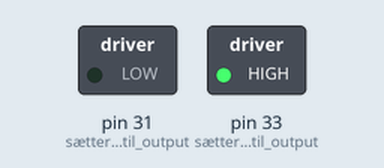
A program run on a simulated Arduino Mega 2560, built with avr-gcc and run on an emulated ATmega2560. Parts: switched loads named in the program (green lamp = pin HIGH). At 0.0 s the program stops and its outputs stay as they are.

Above: at 0.1 s.
Timing chart, 0 to 1.5 s (numbered marks = the images above):
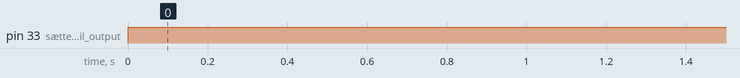

Measured:
- by itself, pin 33 (sætter_pin_33_til_output): LOW → HIGH at 0.00 s

The program:

main.cpp
```cpp
#include "Motor_module.hpp"
#include "Slave_Array_Read.hpp"
#include <Arduino.h>
#include <avr/io.h>

int main()
{


// up 1,0,0,1,1,0,0,1,0,1,0,1,0,1,0,1
// Before 1,1,1,0,1,0,0,1,0,1,1,0,0,1
    int inArrayUp[35] = { 1,1,1,0,1,0,0,1,0,1,1,0,0,1,1,0,0,1,1,0,0,1,0,1,0,1,0,1,0,1,1,0,0,0,0 };
   int inArrayDown[35] = { 1,1,1,0,1,0,0,1,0,1,1,0,0,1,0,1,1,0,0,1,1,0,1,0,1,0,1,0,1,0,1,0,0,0,0};

    Serial.begin(9600); // sætter Baudrate
    pinMode(33, OUTPUT); // sætter pin 33 til output til on
    pinMode(31, OUTPUT); // sætter pin 31 til output til retning
    Slave_Array_Read test;


    for(;;)
    {

        test.FunctionsValidateCall(inArrayUp);

    }

}
```

Motor_module.hpp
```cpp
#pragma once

class Motor_module
{
public:
    Motor_module(); // constructor

    // Funktioner herunder
    void rollDown();
    void rollUp();
    void stop();
};
```

Motor_module.cpp
```cpp
#include "Motor_module.hpp"
#include <Arduino.h>
#include <avr/io.h>


 Motor_module::Motor_module()
 {

 }

void Motor_module::rollDown()
    {
        digitalWrite(33, HIGH); // tænder motor
        digitalWrite(31, HIGH); // gardin 1. retning
    }

void Motor_module::rollUp()
    {
        digitalWrite(33, HIGH); // Tænder
        digitalWrite(31, LOW); // gardin 2. retning
    }

void Motor_module::stop()
{
  digitalWrite(33, LOW); // slukker motor
}
```

Slave_Array_read.cpp
```cpp
#include "Slave_Array_Read.hpp"
#include "Motor_module.hpp"
#include <avr/io.h>
#include <Arduino.h>


/*
d. 13-12-2021
author: 1. version Julie
author: 2. version Elisabeth, Andreas
*/

Slave_Array_Read::Slave_Array_Read()
{
}

bool Slave_Array_Read::StartSekvensValidate(int arrayIn[])
{
	int match = 0;

	for (int i = 0; i <= 3; i++)	// tjekker startbit sekvens er ens
	{
		if (arrayIn[i] == curtain[i])
		{
			match++;
		}
	}
	if (match == 4)
	{
		return true;
	}
	else
	{
return false;
	}
}

bool Slave_Array_Read::AdresseSekvensValidate(int arrayIn[])
{
	int match = 0;
	int match_stop = 0;
	if (StartSekvensValidate(arrayIn) == true)	//hvis start sekvens er ens, gÂr den ned i det her loop og tjekker
	{
		for (int j = 4; j <= 11; j++)
		{
			if (arrayIn[j] == curtain[j])
			{
				match++;
			}

		}
		for (int j = 4; j <= 11; j++)
		{
			if (arrayIn[j] == curtain[j])
			{
				match_stop++;
			}

		}
		if (match == 8)
		{
			return true;
		}
		if (match_stop == 8)
		{
			return true;
		}
		else
		{
			return false;
		}
	}
}

void Slave_Array_Read::FunctionsValidateCall(int arrayIn[])
{
	Motor_module A;
	if (StartSekvensValidate(arrayIn) == true)
	{
		if (AdresseSekvensValidate(arrayIn) == true)
		{
			 //digitalWrite(33, HIGH); // tænder motor
			int counter_rollUp = 0;
			int counter_rollDown = 0;
			int counter_stop = 0;
			for (int x = 15; x <= 30; x++)
			{
				if (rollUp[x] == arrayIn[x])
				{
					counter_rollUp++;
				}
				if (rollDown[x] == arrayIn[x])
				{
					counter_rollDown++;
				}

				if (stop[x] == arrayIn[x])
				{
					counter_stop++;
				}
			}
		if (counter_rollUp == 16)
		{
			A.rollUp();
		}
		if (counter_rollDown == 16)
		{
			A.rollDown();
		}
		if (counter_stop == 16)
		{
			A.stop();
		}
		}
	}
}
```

Source omitted: e_Array_read.hpp (data table, 735 bytes)
